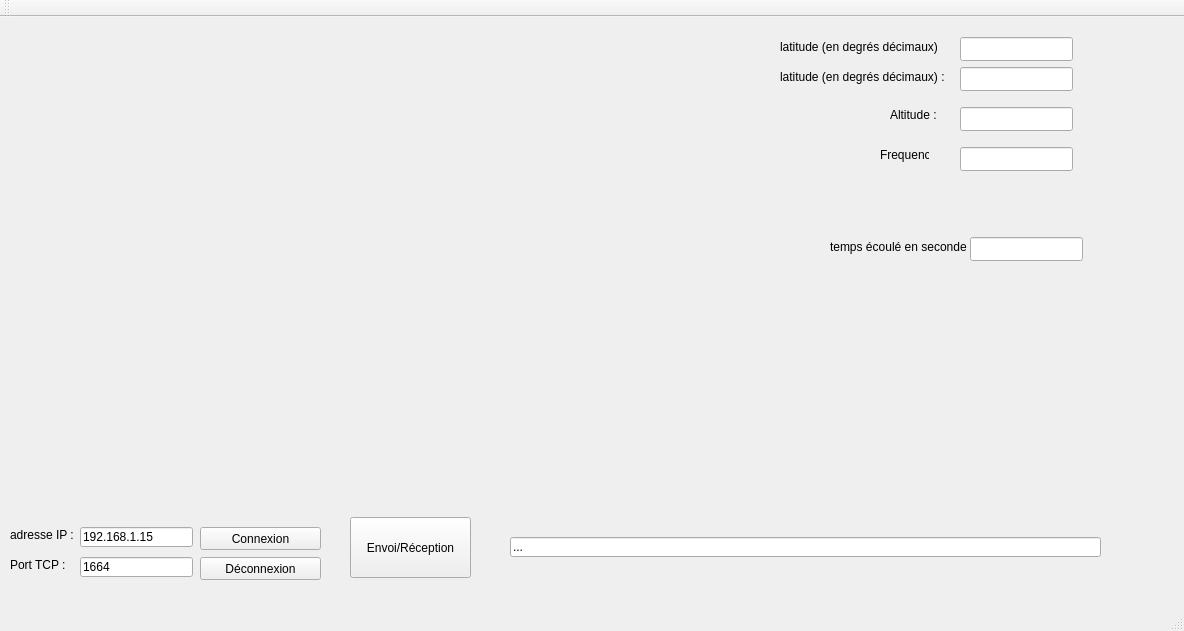
<?xml version="1.0" encoding="UTF-8"?>
<ui version="4.0">
 <class>MainWindow</class>
 <widget class="QMainWindow" name="MainWindow">
  <property name="geometry">
   <rect>
    <x>0</x>
    <y>0</y>
    <width>1184</width>
    <height>631</height>
   </rect>
  </property>
  <property name="windowTitle">
   <string>Client TCP v0.1</string>
  </property>
  <widget class="QWidget" name="centralWidget">
   <widget class="QLabel" name="label_1">
    <property name="geometry">
     <rect>
      <x>10</x>
      <y>510</y>
      <width>81</width>
      <height>16</height>
     </rect>
    </property>
    <property name="text">
     <string>adresse IP :</string>
    </property>
   </widget>
   <widget class="QLabel" name="label_2">
    <property name="geometry">
     <rect>
      <x>10</x>
      <y>540</y>
      <width>81</width>
      <height>16</height>
     </rect>
    </property>
    <property name="text">
     <string>Port TCP :</string>
    </property>
   </widget>
   <widget class="QLineEdit" name="lineEdit_ip">
    <property name="geometry">
     <rect>
      <x>80</x>
      <y>510</y>
      <width>113</width>
      <height>20</height>
     </rect>
    </property>
    <property name="text">
     <string>192.168.1.15</string>
    </property>
   </widget>
   <widget class="QLineEdit" name="lineEdit_port">
    <property name="geometry">
     <rect>
      <x>80</x>
      <y>540</y>
      <width>113</width>
      <height>20</height>
     </rect>
    </property>
    <property name="text">
     <string>1664</string>
    </property>
   </widget>
   <widget class="QLineEdit" name="lineEdit_reponse">
    <property name="geometry">
     <rect>
      <x>510</x>
      <y>520</y>
      <width>591</width>
      <height>20</height>
     </rect>
    </property>
    <property name="text">
     <string>...</string>
    </property>
   </widget>
   <widget class="QPushButton" name="connexionButton">
    <property name="geometry">
     <rect>
      <x>200</x>
      <y>510</y>
      <width>121</width>
      <height>23</height>
     </rect>
    </property>
    <property name="text">
     <string>Connexion</string>
    </property>
   </widget>
   <widget class="QPushButton" name="deconnexionButton">
    <property name="geometry">
     <rect>
      <x>200</x>
      <y>540</y>
      <width>121</width>
      <height>23</height>
     </rect>
    </property>
    <property name="text">
     <string>Déconnexion</string>
    </property>
   </widget>
   <widget class="QPushButton" name="envoiButton">
    <property name="geometry">
     <rect>
      <x>350</x>
      <y>500</y>
      <width>121</width>
      <height>61</height>
     </rect>
    </property>
    <property name="text">
     <string>Envoi/Réception</string>
    </property>
   </widget>
   <widget class="QLabel" name="label_3">
    <property name="geometry">
     <rect>
      <x>830</x>
      <y>220</y>
      <width>141</width>
      <height>20</height>
     </rect>
    </property>
    <property name="text">
     <string>temps écoulé en seconde</string>
    </property>
   </widget>
   <widget class="QLineEdit" name="lineEdit_temps">
    <property name="geometry">
     <rect>
      <x>970</x>
      <y>220</y>
      <width>113</width>
      <height>24</height>
     </rect>
    </property>
   </widget>
   <widget class="QLineEdit" name="lineEdit_latitude">
    <property name="geometry">
     <rect>
      <x>960</x>
      <y>20</y>
      <width>113</width>
      <height>24</height>
     </rect>
    </property>
   </widget>
   <widget class="QLabel" name="label">
    <property name="geometry">
     <rect>
      <x>780</x>
      <y>20</y>
      <width>161</width>
      <height>20</height>
     </rect>
    </property>
    <property name="text">
     <string>latitude (en degrés décimaux) :</string>
    </property>
   </widget>
   <widget class="QLineEdit" name="lineEdit_longitude">
    <property name="geometry">
     <rect>
      <x>960</x>
      <y>50</y>
      <width>113</width>
      <height>24</height>
     </rect>
    </property>
   </widget>
   <widget class="QLabel" name="label_4">
    <property name="geometry">
     <rect>
      <x>780</x>
      <y>50</y>
      <width>171</width>
      <height>20</height>
     </rect>
    </property>
    <property name="text">
     <string>latitude (en degrés décimaux) :</string>
    </property>
   </widget>
   <widget class="QLineEdit" name="lineEdit_altitude">
    <property name="geometry">
     <rect>
      <x>960</x>
      <y>90</y>
      <width>113</width>
      <height>24</height>
     </rect>
    </property>
   </widget>
   <widget class="QLabel" name="label_5">
    <property name="geometry">
     <rect>
      <x>890</x>
      <y>90</y>
      <width>49</width>
      <height>16</height>
     </rect>
    </property>
    <property name="text">
     <string>Altitude :</string>
    </property>
   </widget>
   <widget class="QLineEdit" name="lineEdit_FC">
    <property name="geometry">
     <rect>
      <x>960</x>
      <y>130</y>
      <width>113</width>
      <height>24</height>
     </rect>
    </property>
   </widget>
   <widget class="QLabel" name="label_6">
    <property name="geometry">
     <rect>
      <x>880</x>
      <y>130</y>
      <width>49</width>
      <height>16</height>
     </rect>
    </property>
    <property name="text">
     <string>Frequence</string>
    </property>
   </widget>
  </widget>
  <widget class="QMenuBar" name="menuBar">
   <property name="geometry">
    <rect>
     <x>0</x>
     <y>0</y>
     <width>1184</width>
     <height>21</height>
    </rect>
   </property>
  </widget>
  <widget class="QToolBar" name="mainToolBar">
   <attribute name="toolBarArea">
    <enum>TopToolBarArea</enum>
   </attribute>
   <attribute name="toolBarBreak">
    <bool>false</bool>
   </attribute>
  </widget>
  <widget class="QStatusBar" name="statusBar"/>
 </widget>
 <layoutdefault spacing="6" margin="11"/>
 <resources/>
 <connections/>
</ui>
